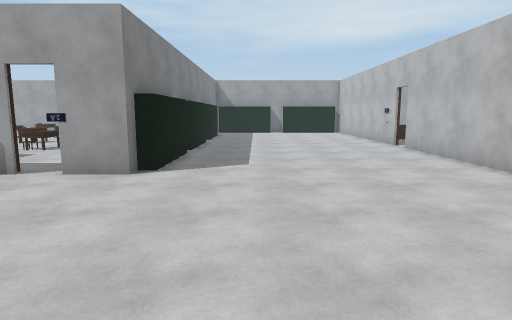
[1] (above)

21 first-person views from a walk through a 3-D level made in the Unity game engine. The camera is 1.5 m above the floor, tilts 8° down and sees 75° across. The floor is counted in squares, 1 m on a side. Each view is taken from the middle of a square. On the plan, view 1 faces up. The plan holds only what a view shows up to about 15 squares ahead; the rest is blank. The place goes on beyond the plan.

[2]
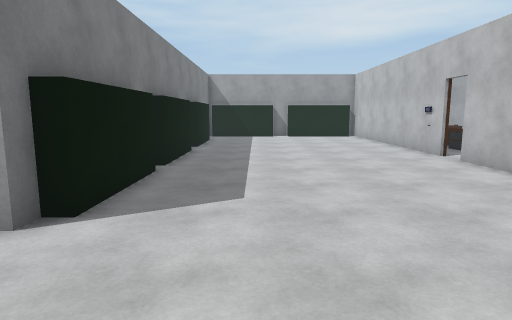

[3]
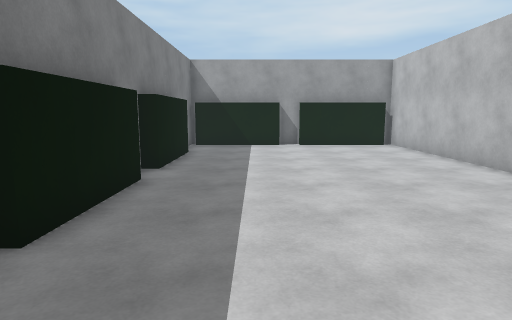

[4]
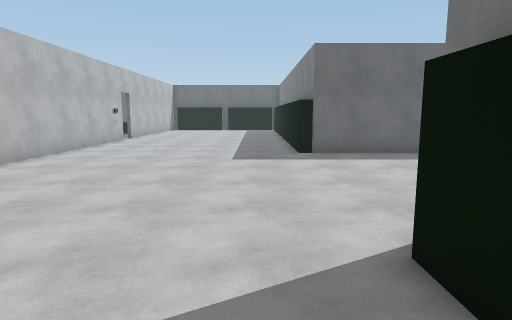

[5]
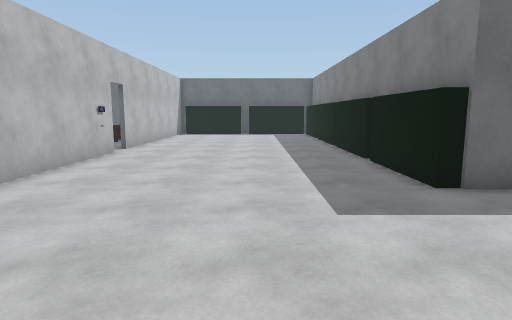

[6]
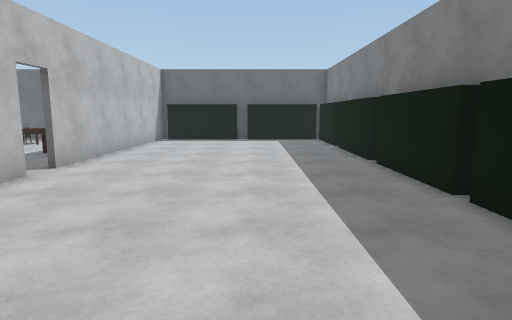

[7]
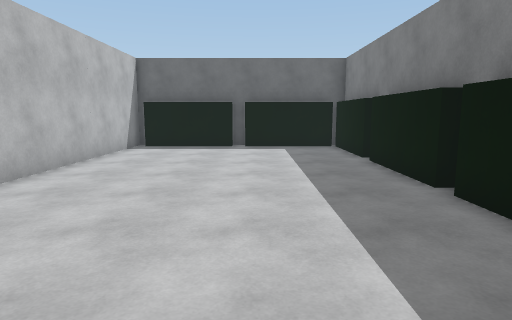

[8]
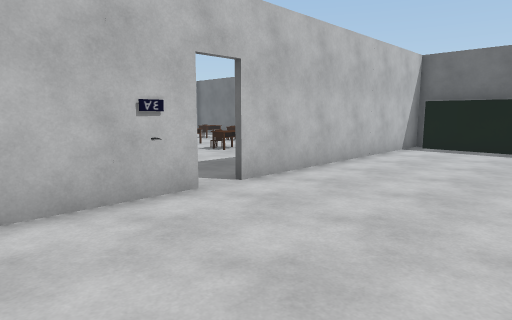

[9]
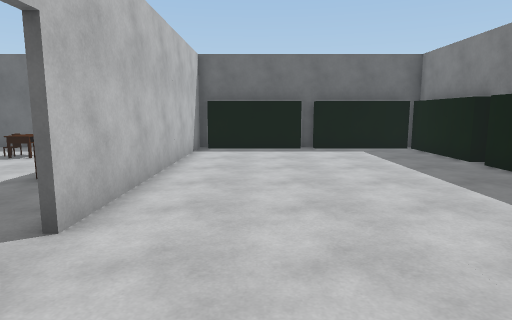

[10]
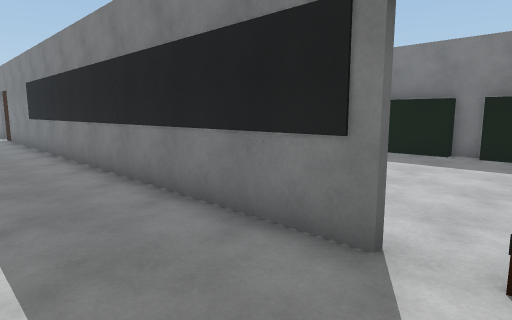

[11]
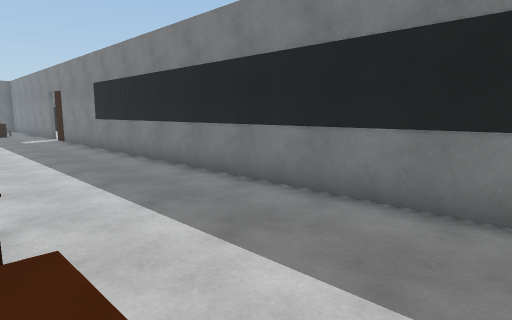

[12]
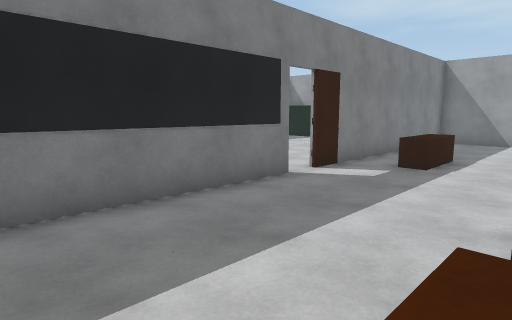

[13]
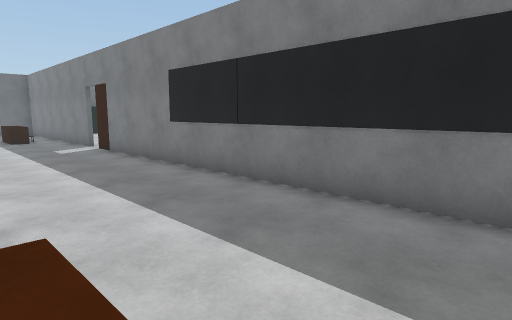

[14]
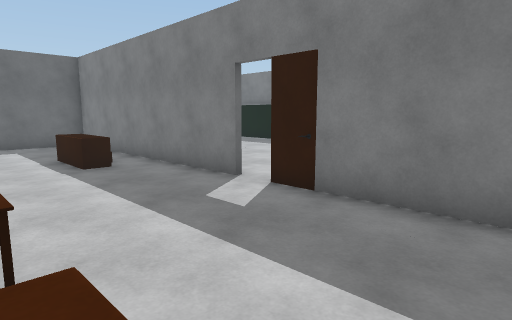

[15]
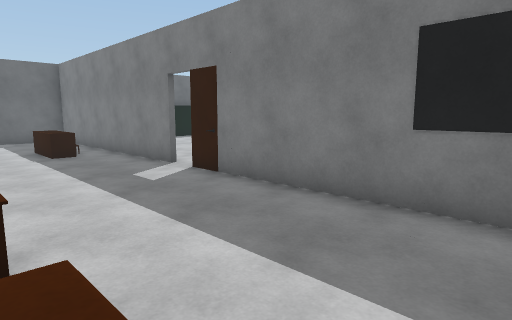

[16]
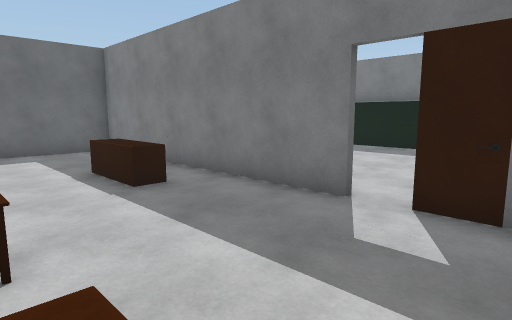

[17]
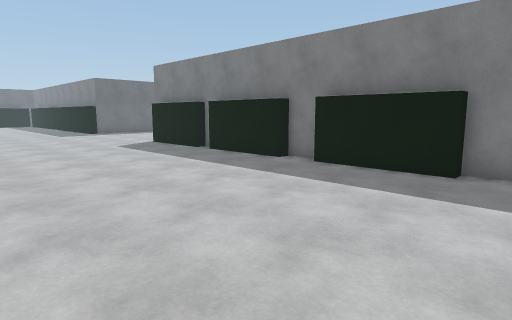

[18]
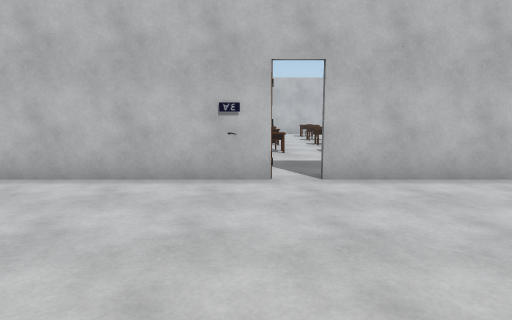

[19]
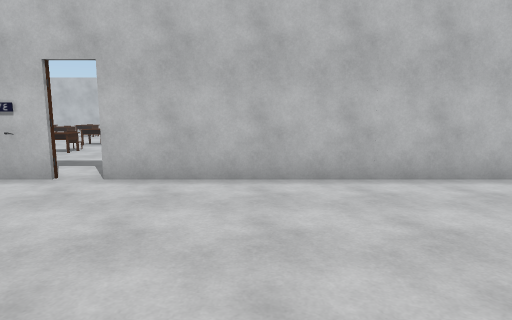

[20]
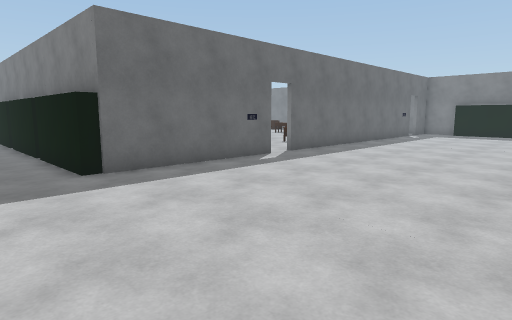

[21]
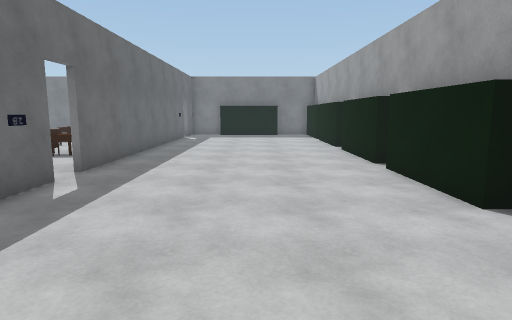

### Floor plan
Points are (right, up) in squares from view 1. A wall is a line through its corners. A room is listed if a view was taken in it or the views show most of it. See-through windows are left out.
Room 1 (views 1, 2, 3, 4, 5, 6, 7, 8, 9, 10, 11, 12, 13, 14, 15, 16, 17, 18, 19, 20, 21)
walls: (-9.4, -0.5) (-3.4, -0.5); (-3.1, 8.5) (-3.1, 8.1) (-4.5, 8.1); (-5.9, 8.1) (-6.4, 8.1); (6.7, -0.4) (6.7, -6.9); (6.5, -6.9) (6.5, -0.4); (6.7, -8) (6.7, -18.7) (10.2, -18.7); (-17.3, -0.5) (-10.4, -0.5); (-3.1, 13.5) (-3.1, 12.6); (1.4, -18.7) (2.1, -18.7); (6.5, 15.6) (6.5, 25.3); (-3.1, 18.6) (-3.1, 17.5); (6, -18.7) (6.5, -18.7) (6.5, -8); (6.7, 24.1) (6.7, 15.6)
ways out: gap at (7, -7.5)
objects: other object (-17, 8); other object (-16, 8); other object (-15, 8); table (-14, -3); other object (-14, 8); other object (-13, 8); other object (-12, 8); other object (-11, 8); other object (-10, 8); other object (-9, 7); other object (-9, 8); other object (-8, 7); other object (-8, 8); other object (-7, 8); other object (-4, -12); other object (-4, -11); other object (-3, -18); other object (-3, -17); other object (-3, -16); other object (-3, -15); other object (-3, -14); other object (-3, -13); other object (-3, -10); other object (-3, -9); other object (-3, -8); other object (-3, -7); other object (-3, -6); other object (-3, -5); other object (-3, -4); other object (-3, -3); other object (-3, -2); other object (-3, -1); other object (-3, 9); other object (-3, 10); other object (-3, 12); other object (-3, 14); other object (-3, 15); other object (-3, 16); other object (-3, 17); other object (-3, 19); other object (-3, 20); other object (-3, 21); other object (-3, 22); other object (-3, 23); other object (-2, -18); other object (-2, -12); other object (-2, -11); other object (-2, 9); other object (-2, 15); other object (-1, -18); other object (0, -18); other object (1, -18); other object (2, -18); other object (3, -18); other object (4, -18); other object (5, -18); other object (6, -18); other object (7, 0) to (7, 2); other object (7, 3) to (7, 5); other object (7, 6) to (7, 8); other object (7, 9) to (7, 11); other object (7, 12) to (7, 14); table (8, 18); table (9, -12); other object (12, -16); table (12, -15); table (12, -12); table (12, -9); table (12, -6); table (12, -3); table (12, -1) to (12, 0); table (12, 6) to (12, 7); table (12, 9) to (12, 10); table (12, 12) to (12, 13); table (12, 15) to (12, 16); table (12, 18) to (12, 19)

Where each view was taken, in squares from view 1:
view 1: 0 up, 0 right, facing up
view 2: 4 up, 0 right, facing up
view 3: 10 up, 0 right, facing up
view 4: 12 up, 1 left, facing down
view 5: 6 up, 1 right, facing down
view 6: 1 up, 1 right, facing down
view 7: 3 down, 1 right, facing down
view 8: 3 down, 1 right, facing down-right
view 9: 4 down, 4 right, facing down
view 10: 16 up, 10 right, facing down-left
view 11: 14 up, 12 right, facing down-left
view 12: 8 up, 12 right, facing up-left
view 13: 8 up, 12 right, facing down-left
view 14: 2 down, 12 right, facing down-left
view 15: 1 up, 12 right, facing down-left
view 16: 5 down, 12 right, facing down-left
view 17: 25 up, 6 right, facing down-left
view 18: 16 up, 1 left, facing right
view 19: 11 up, 1 left, facing right
view 20: 8 up, 0 right, facing down-left
view 21: 4 up, 2 left, facing left
